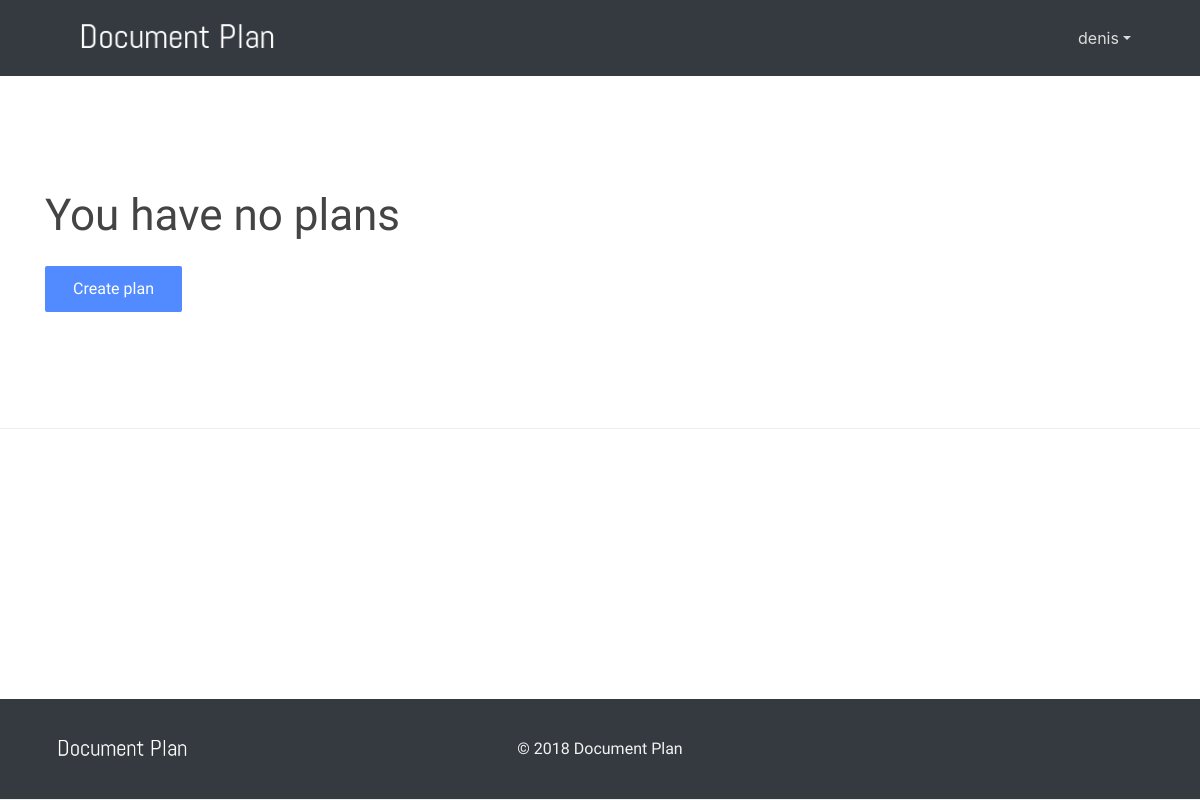
/accounts/profile/ (signed in), run on an earlier commit of the app's database.
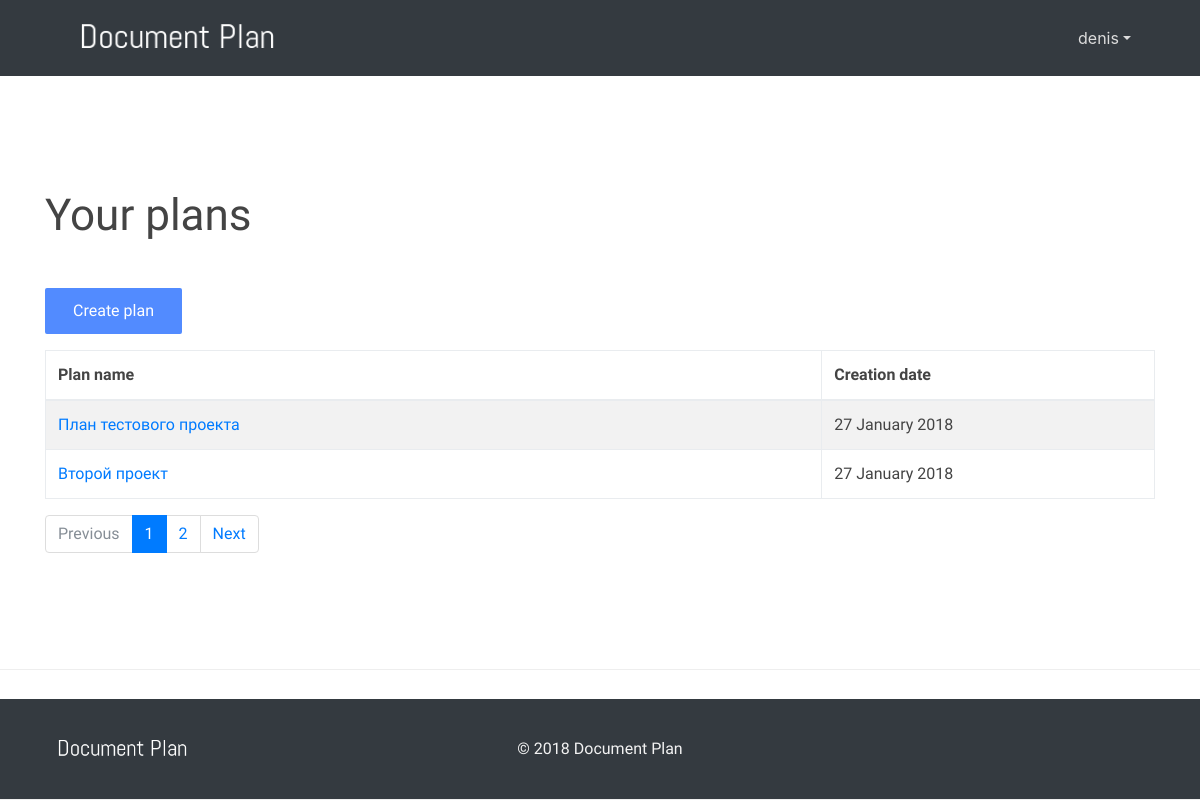
And on a later commit of the database.
### doc_plan/models.py (models this page shows, shortened)
class Project(models.Model):
    name = models.CharField(max_length=200, verbose_name=_("project_name"))
    aim_action = models.TextField(blank=True, verbose_name=_("aim_action"))
    aim_auditory = models.TextField(blank=True, verbose_name=_("aim_auditory"))
    aim_content = models.TextField(blank=True, verbose_name=_("aim_content"))
    reaction_action = models.TextField(blank=True, verbose_name=_("reaction_action"))
    reaction_standart = models.TextField(blank=True, verbose_name=_("reaction_standart"))
    auditory_profile = models.ForeignKey("AuditoryProfile", on_delete=models.SET_NULL, blank=True, null=True, verbose_name=_("auditory_profiles"))
    questions = models.ManyToManyField("Question", blank=True, verbose_name=_("questions"))
    chapters = models.ManyToManyField("Chapter", blank=True, verbose_name=_("chapters"))
    created_at = models.DateField(auto_now_add=True)
    created_by = models.ForeignKey(User, on_delete=models.CASCADE)
    class Meta:
        verbose_name = _("project")
        verbose_name_plural = _("projects")
        ordering = ["-created_at"]

### doc_plan/views.py (the view)
# urls.py: path('accounts/profile/', login_required(ProjectListView.as_view()), name="projects"),
class ProjectListView(ListView):
    model = Project
    context_object_name = 'plans'
    template_name = 'plan/plans.html'
    paginate_by = 2
    def get_queryset(self):
        queryset = Project.objects.filter(created_by=self.request.user)
        return queryset

### document_plan/templates/plan/plans.html
{% extends "base.html" %}
{% load static %}
{% load i18n %}
{% block content %}
<div class="fdb-block 6">
    <div class="container">
        {% if object_list %}
        <div class="row">
                <div class="col-lg-12">
                    <h1 class="page-header">{% trans "your plans"|capfirst %}</h1>
                </div>
            </div>
            <div class="row">
                <div class="col-lg-12">
                    <div class="panel panel-default">
                        <p class="mt-5 mt-sm-4">
                          <a class="btn" href="/docplan/new/">{% trans "create plan"|capfirst %}</a>
                        </p>
                        <div class="panel-body">
                            <table width="100%" class="table table-striped table-bordered table-hover" id="projects">
                                <thead>
                                    <tr>
                                        <th width="70%">{% trans "plan name"|capfirst %}</th>
                                        <th width="30%">{% trans "creation date"|capfirst %}</th>
                                    </tr>
                                </thead>
                                <tbody>
                                    {% for plan in object_list %}
                                        {% if forloop.counter|divisibleby:"2" %}
                                            <tr class="odd">
                                        {% else %}
                                            <tr class="even">
                                        {% endif %}
                                                <td><a href="/docplan/{{plan.id}}/view/">{{ plan.name }}</td>
                                                <td>{{ plan.created_at|date:"j F Y" }}</td>
                                            </tr>
                                    {% endfor %}
                                </tbody>
                            </table>
                        </div>
                        {% include "plan/paginator.html" %}
                    </div>
                </div>
            </div>
        {% else %}
        <div class="row">
            <div class="col-lg-12">
                <h1 class="page-header">{% trans "you have no plans"|capfirst %}</h1>
                <p class="mt-5 mt-sm-4">
                  <a class="btn" href="#">{% trans "create plan"|capfirst %}</a>
                </p>
            </div>
        </div>
        {% endif %}
    </div>
</div>
{% endblock %}

### document_plan/templates/base.html (shortened to what this page needs)
{% load static %}
<!DOCTYPE html>
<html>
<head>
  <link rel="stylesheet" href="{% static "/css/bootstrap4.0.0-beta.2.min.css" %}">
  <link href="{% static "/fonts/font.css" %}" rel="stylesheet">
  <link rel="stylesheet" href="{% static "/css/font-awesome.css" %}">
  <link type="text/css" rel="stylesheet" href="{% static "/css/froala_blocks.css" %}">
  <link rel="stylesheet" href="{% static "/css/docplan.css" %}">
</head>
<body>
{% include "header.html" %}
{% block content %}{% endblock %}
{% include "footer.html" %}
</body>
</html>

### document_plan/templates/header.html (shortened to what this page needs)
{% load static %}
<header class="bg-dark">
    <div class="container">
      <nav class="navbar navbar-expand-md no-gutters">
        <div class="col-3 text-left">
          <a href="/docplan/">
            <img src="{% static "/imgs/logo.png" %}" height="60" alt="image">
          </a>
        </div>
        <div class="collapse navbar-collapse navbar-collapse-4 justify-content-center col-md-6" id="navbarNav7">
        </div>
         <div class="collapse navbar-collapse navbar-collapse-4">
           <ul class="navbar-nav ml-auto justify-content-end">
        {% if not user.is_authenticated %}
            <li class="nav-item">
              <a class="nav-link" href="/accounts/login/">Log In</a>
            </li>
          </ul>
          <a class="btn ml-md-3" href="/accounts/signup/">Register</a>
        </div>
        {% else %}
            <li class="nav-item dropdown">
              <a class="nav-link dropdown-toggle" data-toggle="dropdown" href="#" role="button" aria-haspopup="true" aria-expanded="false">{{ user.username }}</a>
            </li>
          </ul>
        </div>
        {% endif %}
      </nav>
    </div>
  </header>

### document_plan/templates/plan/paginator.html
{% load i18n %}
{% if is_paginated %}
<nav aria-label="table pagination">
  <ul class="pagination">
    {% if page_obj.has_previous %}
      <li class="page-item"><a class="page-link" href="?page={{ page_obj.previous_page_number }}">{% trans "previous"|capfirst %}</a></li>
    {% else %}
     <li class="page-item disabled"><a class="page-link">{% trans "previous"|capfirst %}</a></li>
    {% endif %}
    {% for i in paginator.page_range %}
      {% if page_obj.number == i %}
        <li class="page-item active"><a class="page-link" href="#">{{ i }}<span class="sr-only">(current)</span></a></li>
      {% else %}
        <li class="page-item"><a class="page-link" href="?page={{ i }}">{{ i }}</a></li>
      {% endif %}
    {% endfor %}
    {% if page_obj.has_next %}
        <li class="page-item"><a class="page-link" href="?page={{ page_obj.next_page_number }}">{% trans "next"|capfirst %}</a></li>
    {% else %}
      <li class="page-item disabled"><a class="page-link">{% trans "next"|capfirst %}</a></li>
    {% endif %}
  </ul>
</nav>
{% endif %}

### document_plan/templates/footer.html
{% load static %}
<footer class="fdb-block footer-small bg-dark">
    <div class="container">
      <div class="row text-center align-items-center">
        <div class="col-12 col-sm-6 col-md-4 text-sm-left">
          <img alt="image" src="{% static "/imgs/logo.png" %}" height="40">
        </div>
        <div class="col-12 col-sm-6 col-md-4 mt-4 mt-sm-0 text-center text-sm-right text-md-center">
          &copy; 2018 Document Plan
        </div>
        <div class="col-12 col-md-4 mt-4 mt-md-0 text-center text-md-right">
          <a href="#"><i class="fa fa-twitter" aria-hidden="true"></i></a>&nbsp;&nbsp;
          <a href="#"><i class="fa fa-facebook" aria-hidden="true"></i></a>&nbsp;&nbsp;
        </div>
      </div>
    </div>
  </footer>

### document_plan/templates/scripts.html (shortened to what this page needs)
{% load static %}

### doc_plan/static/css/froala_blocks.css (style rules this page uses)
.btn { padding: 9px 26px; background-color: #528bff; color: #FFF; display: inline-block; box-sizing: border-box; -moz-box-sizing: border-box; -webkit-box-sizing: border-box; text-decoration: none; border: solid 2px #528bff; border-radius: 2px; -moz-border-radius: 2px; -webkit-border-radius: 2px; }
.fdb-block { font-family: 'Roboto', sans-serif; font-size: 16px; line-height: 1.5; -webkit-font-smoothing: antialiased; -moz-osx-font-smoothing: grayscale; text-rendering: optimizelegibility; padding: 100px 0; color: #444444; position: relative; background-size: cover; background-position: center; overflow: hidden; background-color: #FFFFFF; }
.fdb-block h1, .fdb-block .text-h1 { font-size: 2.75rem; margin-bottom: .5em; margin-top: .3em; font-weight: 400; }
.fdb-block img { border-radius: 4px; -moz-border-radius: 4px; -webkit-border-radius: 4px; }
footer { padding: 30px 0 !important; }
footer.bg-dark { background: #2d313c; color: #f2f2f2; }
footer.bg-dark a { color: #f2f2f2; }
footer a { color: #444444; }
header { background-color: #FFFFFF; }
header .navbar-nav a.nav-link { color: #777; }
header.bg-dark .navbar-nav a.nav-link { color: #dcdcdc; }
.bg-dark { background-color: #2d313c; color: #f2f2f2; }

### doc_plan/static/css/docplan.css (style rules this page uses)
html { position: relative; min-height: 100%; }
body { margin-bottom: 101px; }
footer { position: absolute !important; bottom: 0; width: 100%; height: 101px; }

### document_plan/templates/base.html (style rules this page uses)
.fdb-block { border-bottom: solid 1px #EEE; }

What changed in the data, as far as the page shows it:
added Project: name "План тестового проекта", created_at "27 January 2018"
added Project: name "Второй проект", created_at "27 January 2018"
Also different on the page:
text no longer shown: "You have no plans"
text now shown: "Your plans Plan name Creation date Previous Next"
new list line: "1"
new list line: "2"
